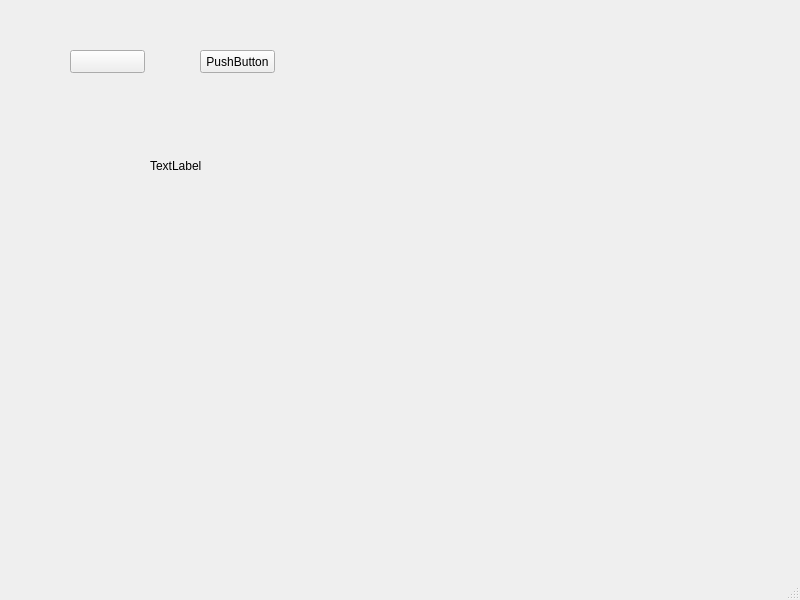
<?xml version="1.0" encoding="UTF-8"?>
<ui version="4.0">
 <class>MainWindow</class>
 <widget class="QMainWindow" name="MainWindow">
  <property name="geometry">
   <rect>
    <x>0</x>
    <y>0</y>
    <width>800</width>
    <height>600</height>
   </rect>
  </property>
  <property name="windowTitle">
   <string>MainWindow</string>
  </property>
  <widget class="QWidget" name="centralwidget">
   <widget class="QLabel" name="label">
    <property name="geometry">
     <rect>
      <x>150</x>
      <y>160</y>
      <width>54</width>
      <height>12</height>
     </rect>
    </property>
    <property name="text">
     <string>TextLabel</string>
    </property>
   </widget>
   <widget class="QPushButton" name="pushButton">
    <property name="geometry">
     <rect>
      <x>70</x>
      <y>50</y>
      <width>75</width>
      <height>23</height>
     </rect>
    </property>
    <property name="text">
     <string/>
    </property>
   </widget>
   <widget class="QPushButton" name="pushButton_2">
    <property name="geometry">
     <rect>
      <x>200</x>
      <y>50</y>
      <width>75</width>
      <height>23</height>
     </rect>
    </property>
    <property name="text">
     <string>PushButton</string>
    </property>
   </widget>
  </widget>
  <widget class="QMenuBar" name="menubar">
   <property name="geometry">
    <rect>
     <x>0</x>
     <y>0</y>
     <width>800</width>
     <height>23</height>
    </rect>
   </property>
  </widget>
  <widget class="QStatusBar" name="statusbar"/>
 </widget>
 <resources/>
 <connections/>
</ui>
